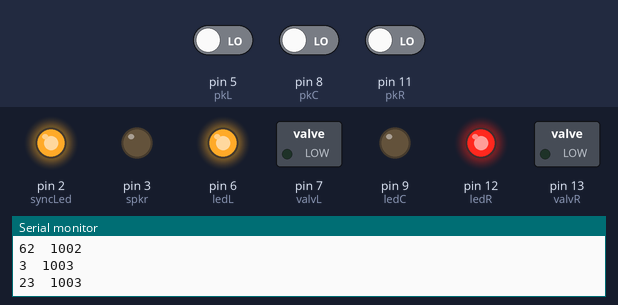
The sketch below on a simulated Arduino Uno, built with avr-gcc and run on an emulated ATmega328P. On the bench: switched loads named in the sketch (green lamp = pin HIGH), output pins drawn as LEDs (lit = HIGH), the last lines printed to the serial monitor. The inputs (shaded band) are chosen by the test bench; at power-on: pin 8 (pkC) LOW, pin 5 (pkL) LOW, pin 11 (pkR) LOW. Random numbers use the default seed unless the sketch sets one.

Above: at 2.1 s.
2.2 s: pin 8 (pkC) driven HIGH
At 2.5 s:
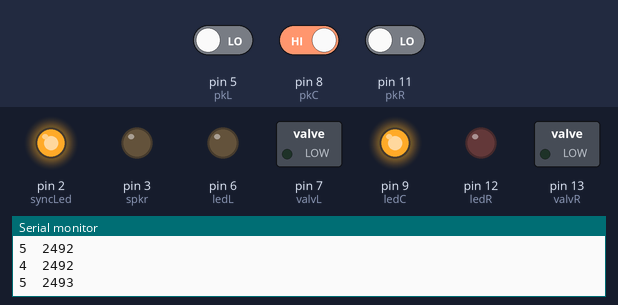
3.7 s: pin 5 (pkL) driven HIGH
At 6.8 s:
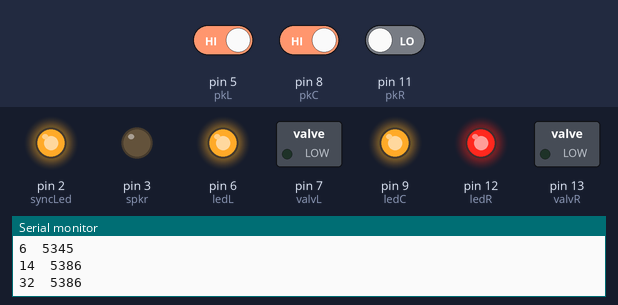
Timing chart, 0 to 8.3 s (numbered marks = the images above; inputs shaded):
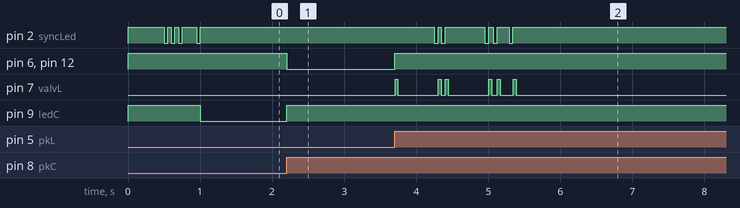

Measured:
- after the input at 2.2 s, pin 6 (ledL), pin 12 (ledR): HIGH → LOW at once; pin 9 (ledC): LOW → HIGH at once
- after the input at 3.7 s, pin 6 (ledL), pin 12 (ledR): LOW → HIGH at once

The sketch:

TAFCl2M.ino
```cpp
/* 1st step towards learning the ...
Interval duration discrimination task
Thiago Gouvea, Learning lab, Aug 2012 */

// Task parameters
int ITI = 15000;
double ITInow;
int timeValvL = 40;
int timeValvR = 40;

// Internal variables
int state;
boolean valuePkC;
boolean valuePkL;
boolean valuePkR;
boolean valuePkCnow;
boolean valuePkLnow;
boolean valuePkRnow;
unsigned long swTrialOn;
int trialNum = 0;

// PinOut
int syncLed = 2;
int spkr = 3;
int pkC = 8;
int ledC = 9;
int pkL = 5;
int ledL = 6;
int valvL = 7;
int pkR = 11;
int ledR = 12;
int valvR = 13;

void setup() {
  randomSeed(analogRead(0));
  Serial.begin(115200);
  pinMode(syncLed,OUTPUT);
  pinMode(spkr,OUTPUT);
  pinMode(pkC,INPUT);
  pinMode(ledC,OUTPUT);
  pinMode(pkL,INPUT);
  pinMode(ledL,OUTPUT);
  pinMode(valvL,OUTPUT);
  pinMode(pkR,INPUT);
  pinMode(ledR,OUTPUT);
  pinMode(valvR,OUTPUT);

  digitalWrite(ledL,HIGH);
  digitalWrite(ledC,HIGH);
  digitalWrite(ledR,HIGH);

  digitalWrite(valvL,LOW);
  digitalWrite(valvR,LOW);


  digitalWrite(syncLed,HIGH);
  delay(500);
  Serial.print(61); Serial.print("\t"); Serial.println(millis());
  digitalWrite(syncLed,LOW);
  delay(50);
  Serial.print(62); Serial.print("\t"); Serial.println(millis());
  digitalWrite(syncLed,HIGH);
  delay(50);
  Serial.print(61); Serial.print("\t"); Serial.println(millis());
  digitalWrite(syncLed,LOW);
  delay(50);
  Serial.print(62); Serial.print("\t"); Serial.println(millis());
  digitalWrite(syncLed,HIGH);
  delay(50);
  Serial.print(61); Serial.print("\t"); Serial.println(millis());
  digitalWrite(syncLed,LOW);
  delay(50);
  Serial.print(62); Serial.print("\t"); Serial.println(millis());
  digitalWrite(syncLed,HIGH);
  delay(200);
  state = 22;
  Serial.print(state); Serial.print("\t"); Serial.println(millis());
}

void loop() {

  valuePkCnow = digitalRead(pkC);
  valuePkLnow = digitalRead(pkL);
  valuePkRnow = digitalRead(pkR);

  // Read pokes
  if(valuePkC != valuePkCnow){
    if(valuePkCnow){
      Serial.print(0); Serial.print("\t"); Serial.println(millis());
    }
    else{
      Serial.print(8); Serial.print("\t"); Serial.println(millis());
    }
    valuePkC = valuePkCnow;
  }
  if(valuePkL != valuePkLnow){
    if(valuePkLnow){
      Serial.print(1); Serial.print("\t"); Serial.println(millis());
    }
    else{
      Serial.print(9); Serial.print("\t"); Serial.println(millis());
    }
    valuePkL = valuePkLnow;
  }
  if(valuePkR != valuePkRnow){
    if(valuePkRnow){
      Serial.print(2); Serial.print("\t"); Serial.println(millis());
    }
    else{
      Serial.print(10); Serial.print("\t"); Serial.println(millis());
    }
    valuePkR = valuePkRnow;
  }

  // Run state machine
  switch (state) {

    case 22: // state_0 state
     Serial.print(61); Serial.print("\t"); Serial.println(millis());
     digitalWrite(syncLed,LOW);
     delay(50);
     Serial.print(62); Serial.print("\t"); Serial.println(millis());
     digitalWrite(syncLed,HIGH);

     trialNum++;

     ITInow = pow(ITI,pow(.9,random(10)));

     Serial.print(3); Serial.print("\t"); Serial.println(millis());
     digitalWrite(ledC,LOW);
     state = 23;
     Serial.print(state); Serial.print("\t"); Serial.println(millis());
     break;

    case 23: // wait_Cin state
     if (valuePkC) {
       Serial.print(11); Serial.print("\t"); Serial.println(millis());
       digitalWrite(ledC,HIGH);
       swTrialOn = millis();
       state = 25;
       Serial.print(state); Serial.print("\t"); Serial.println(millis());
     }
     break;

    case 25: // wait_Sin state

     Serial.print(4); Serial.print("\t"); Serial.println(millis());
     digitalWrite(ledL,LOW);
     Serial.print(5); Serial.print("\t"); Serial.println(millis());
     digitalWrite(ledR,LOW);

     if(valuePkL){
         state = 26;
         Serial.print(state); Serial.print("\t"); Serial.println(millis());
         swTrialOn = millis();
     }
     else if(valuePkR){
           state = 28;
           Serial.print(state); Serial.print("\t"); Serial.println(millis());
         swTrialOn = millis();
     }
     break;

    case 26: // correct_Lin state
     state = 30;
     Serial.print(state); Serial.print("\t"); Serial.println(millis());
     break;

    case 28: // correct_Rin state
     state = 31;
     Serial.print(state); Serial.print("\t"); Serial.println(millis());
     break;

    case 30: // water_L state
     Serial.print(12); Serial.print("\t"); Serial.println(millis());
     digitalWrite(ledL,HIGH);
     Serial.print(13); Serial.print("\t"); Serial.println(millis());
     digitalWrite(ledR,HIGH);

     Serial.print(6); Serial.print("\t"); Serial.println(millis());
     digitalWrite(valvL,HIGH);
     delay(timeValvL);
     Serial.print(14); Serial.print("\t"); Serial.println(millis());
     digitalWrite(valvL,LOW);

     state = 32;
     Serial.print(state); Serial.print("\t"); Serial.println(millis());
     break;

    case 31: // water_R state
     Serial.print(12); Serial.print("\t"); Serial.println(millis());
     digitalWrite(ledL,HIGH);
     Serial.print(13); Serial.print("\t"); Serial.println(millis());
     digitalWrite(ledR,HIGH);

     Serial.print(7); Serial.print("\t"); Serial.println(millis());
     digitalWrite(valvR,HIGH);
     delay(timeValvR);
     Serial.print(15); Serial.print("\t"); Serial.println(millis());
     digitalWrite(valvR,LOW);

     state = 32;
     Serial.print(state); Serial.print("\t"); Serial.println(millis());
     break;

    case 32: // ITI state
     if((millis()-swTrialOn)>ITInow){
       state = 22;
       Serial.print(state); Serial.print("\t"); Serial.println(millis());
     }
     break;
  }
}
```
